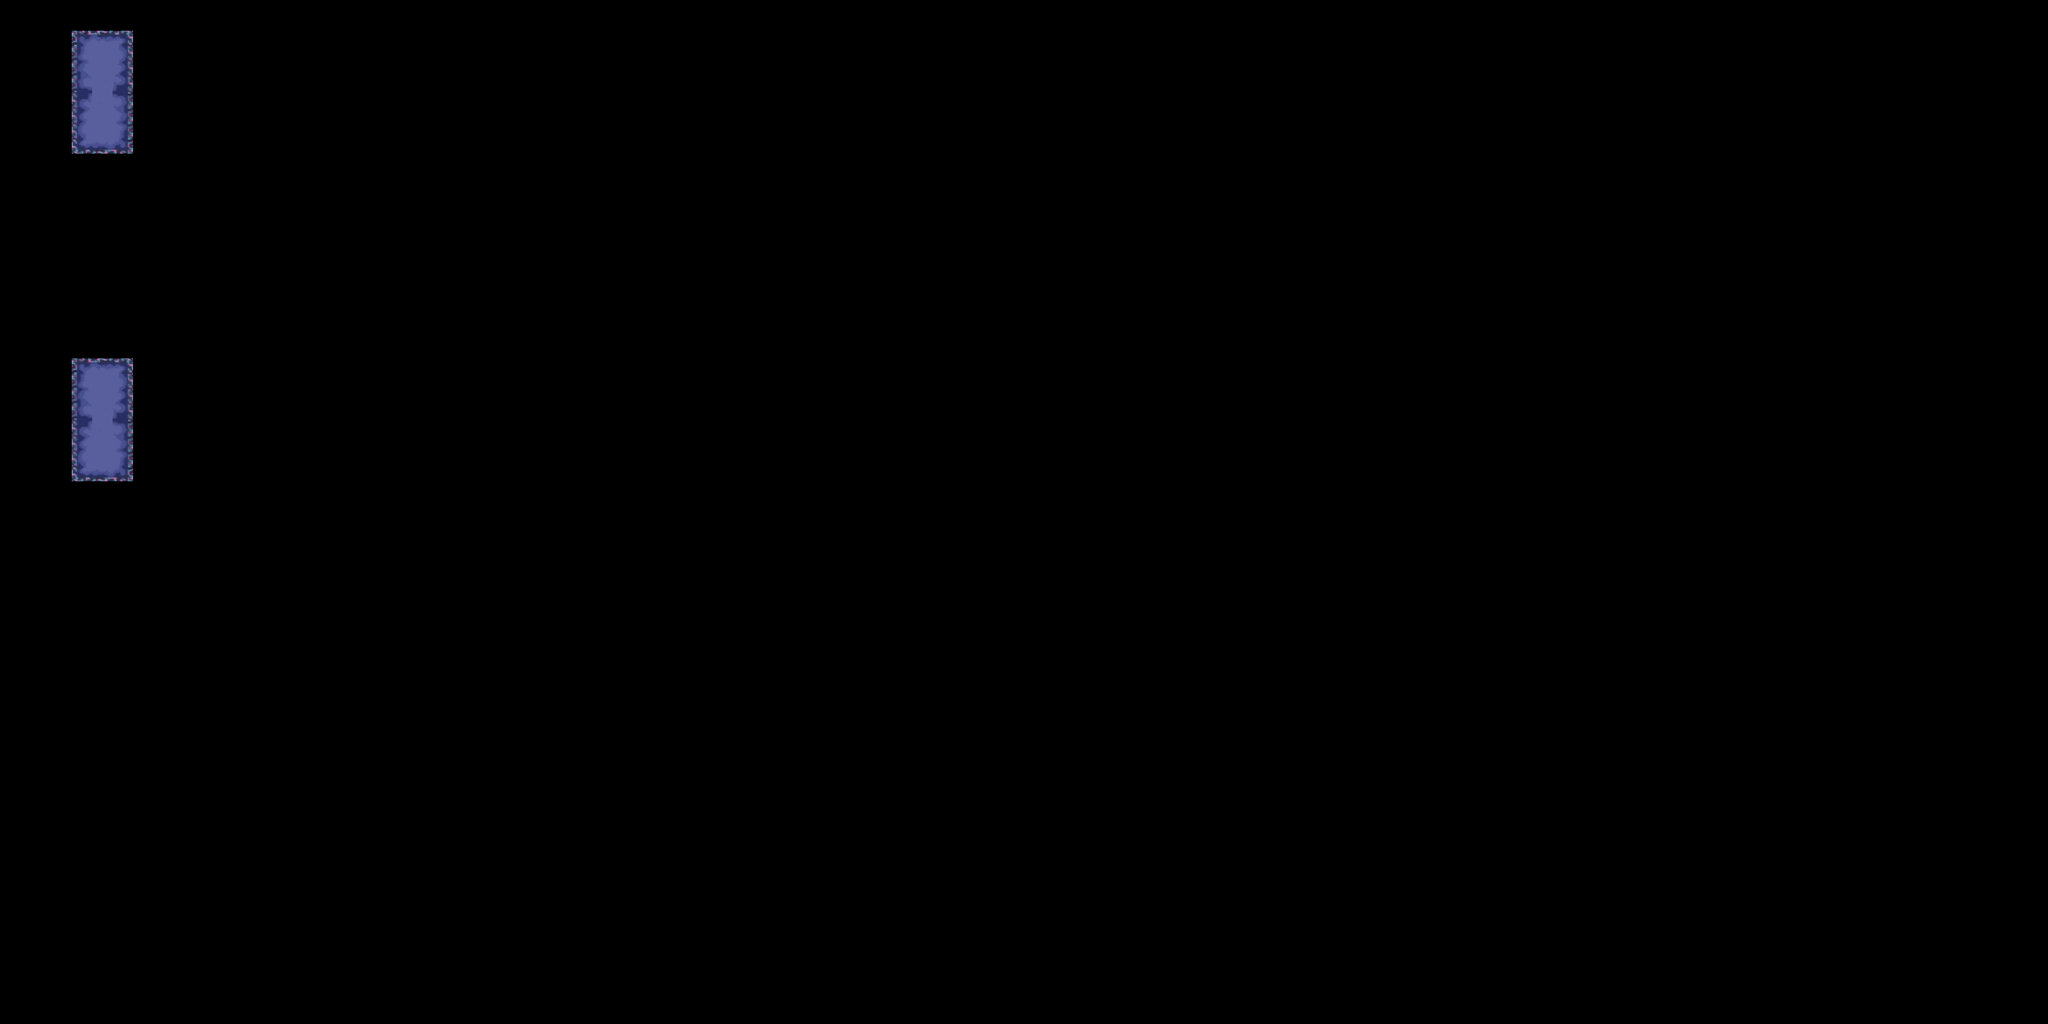

The image is a tile-based game level rendered from a .tmx file. Its description and source (layers, tilesets, objects; grid data summarised) follow:
An orthogonal 200x100 tile map with 16x16 px tiles, 1 tile layer (Ground) and 2 objects.

<map version="1.10" tiledversion="1.11.0" orientation="orthogonal" renderorder="right-down" width="200" height="100" tilewidth="16" tileheight="16" infinite="0" nextlayerid="3" nextobjectid="4">
 <editorsettings>
  <export target="Level5.lua" format="lua" />
 </editorsettings>
 <tileset firstgid="1" name="TilesetUltra" tilewidth="16" tileheight="16" tilecount="2378" columns="41">
  <image source="TileSetUltra.png" width="665" height="941" />
 </tileset>
 <layer id="1" name="Ground" width="200" height="100">
  <data>[20000 cells, 156 non-empty, 40 distinct tile ids]</data>
 </layer>
 <objectgroup id="2" name="Hitboxes">
  <object id="1" x="112" y="48" width="96" height="192" />
  <object id="2" x="112" y="560" width="96" height="192" />
 </objectgroup>
</map>
